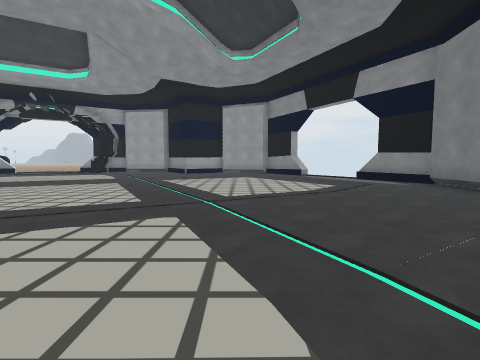
[1] (above)

16 first-person views from a walk through a scene from a Unity 3-D project. The camera is 1.4 m above the floor, tilts 4° down and sees 85° across. The floor is counted in squares, 2 m on a side. Each view is taken from the middle of a square. On the plan, view 1 faces up. The plan holds only what a view shows up to about 9 squares ahead; the rest is blank. The place goes on beyond the plan. Surface patterns are stand-ins for the level's own textures.

[2]
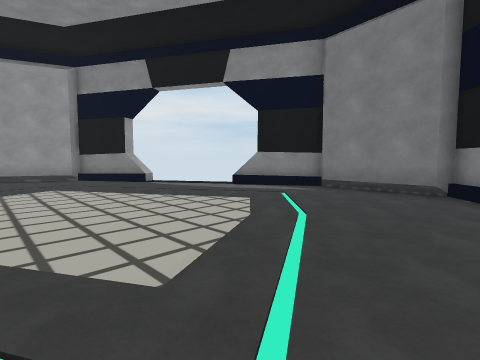

[3]
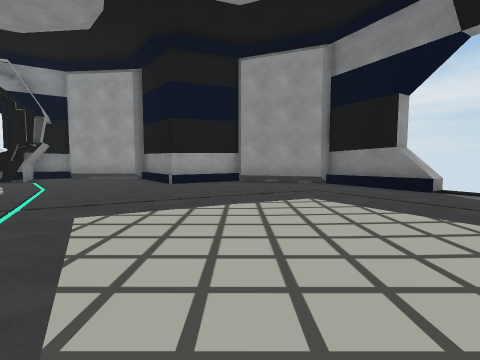

[4]
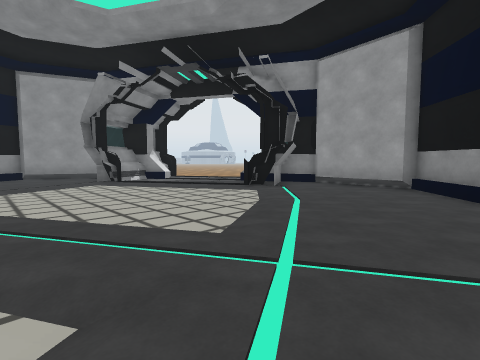

[5]
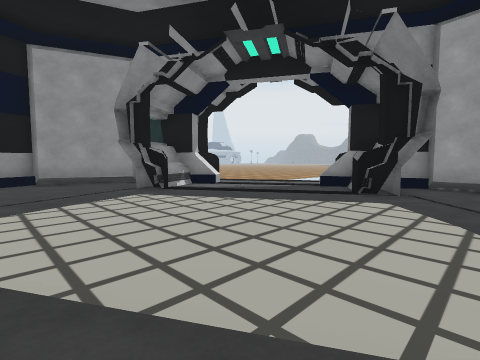

[6]
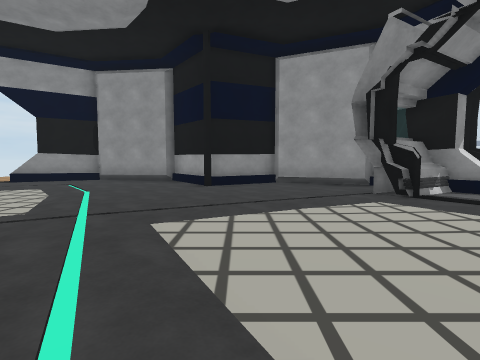

[7]
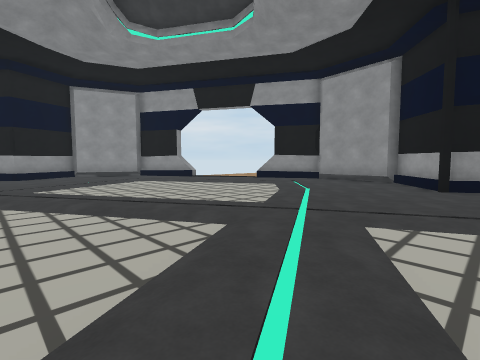

[8]
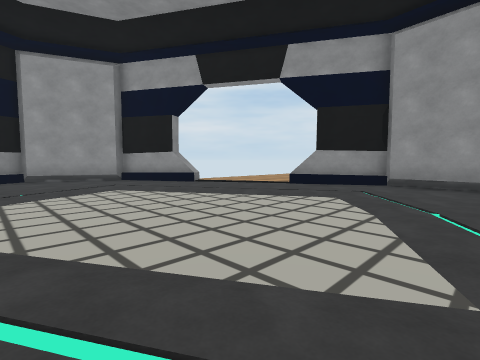

[9]
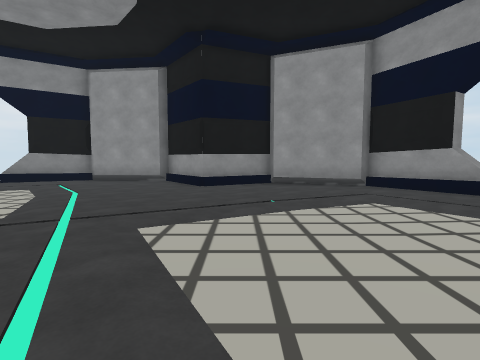

[10]
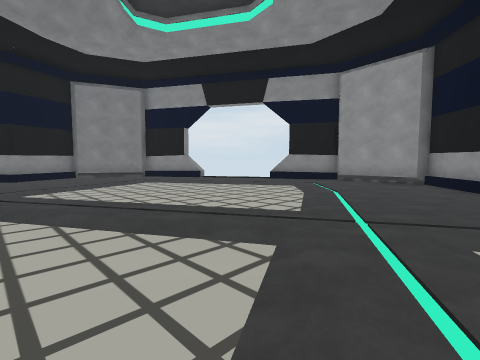

[11]
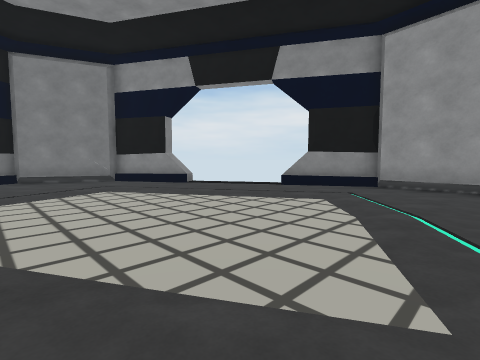

[12]
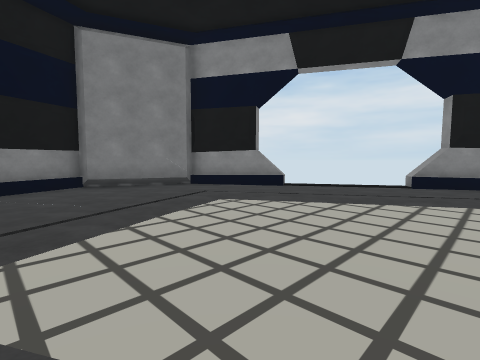

[13]
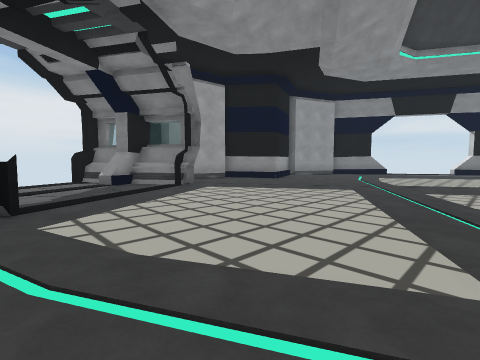

[14]
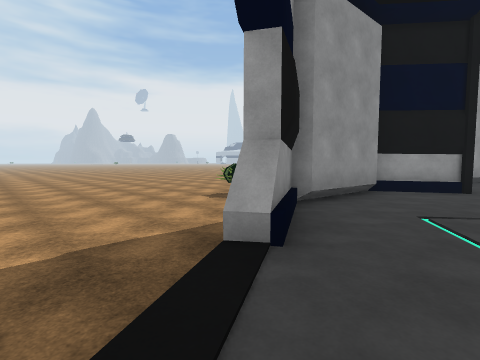

[15]
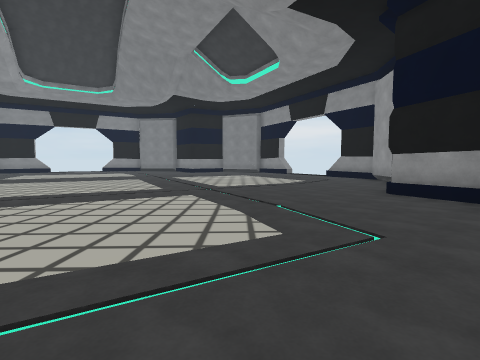

[16]
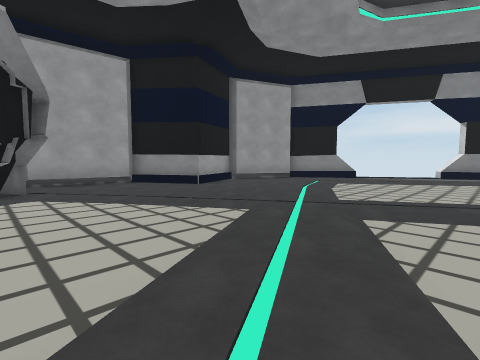

### Floor plan
Key: @ floor where view 1 was taken; # wall or solid block; x gap in a wall; . main floor; : floor 0.25 m higher than the main floor; - floor 0.25 m lower than the main floor; / step, stairs or slope; = window, fence, low wall or low ledge; O other object.
Columns run from 25 left of view 1 to 6 right of it. Each row starts with its distance up from view 1.
 18                x#
 17                :######
 16              :.:##::###
 15            # ::::#:...######
 14            ##=:::........::##
 13            ##/:...........:/#
 12           ####.............:=
 11           #:...............::
 10           #.................::
  9           #.........//......::#
  8          ##......./..........:##
  7          #....../...../......::#
  6     --O  #....../....../......##
  5    --OO  #............./......#
  4   ------##:....../..../.......#
  3  --------#::.....././........##
  2 ---------#=:......./.........#
  1 ----------::.................#
  0  ---------/::............@..:#
 -1            ##:............::##
 -2            -#:..........:::##
 -3             ##:.......::::##
 -4              #####...::::
 -5                  #######

Where each view was taken, in squares from view 1:
view 1: 0 up, 0 right, facing up
view 2: 4 up, 1 left, facing up-right
view 3: 7 up, 1 left, facing up
view 4: 9 up, 3 left, facing up-left
view 5: 9 up, 6 left, facing up-left
view 6: 9 up, 7 left, facing left
view 7: 9 up, 7 left, facing down-left
view 8: 6 up, 9 left, facing down-left
view 9: 4 up, 9 left, facing down
view 10: 4 up, 8 left, facing down-right
view 11: 2 up, 6 left, facing down-right
view 12: 3 up, 3 left, facing down-right
view 13: 8 up, 12 left, facing up-right
view 14: 0 up, 14 left, facing up-left
view 15: 0 up, 14 left, facing right
view 16: 8 up, 8 left, facing up-right
